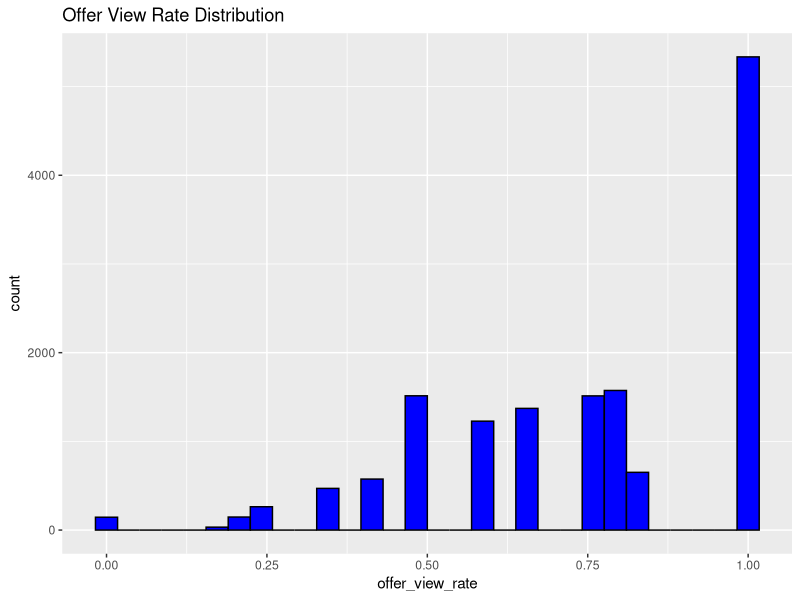
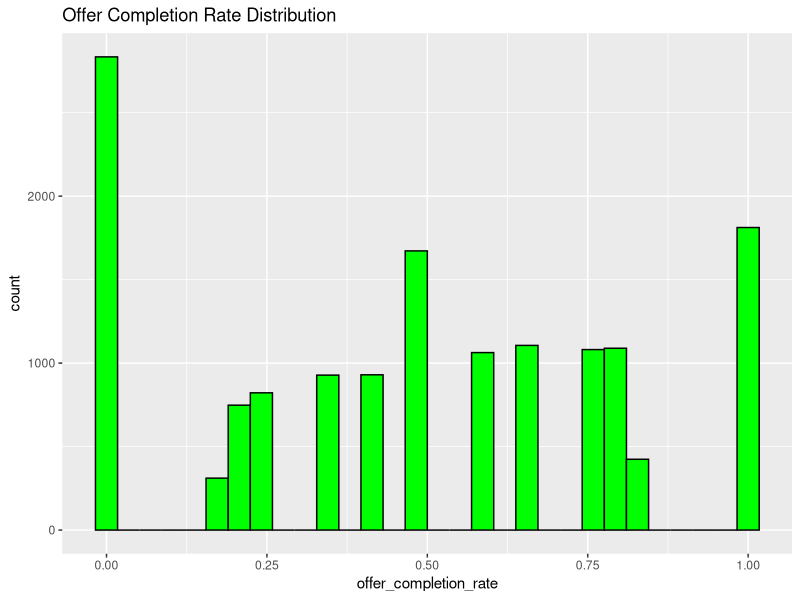
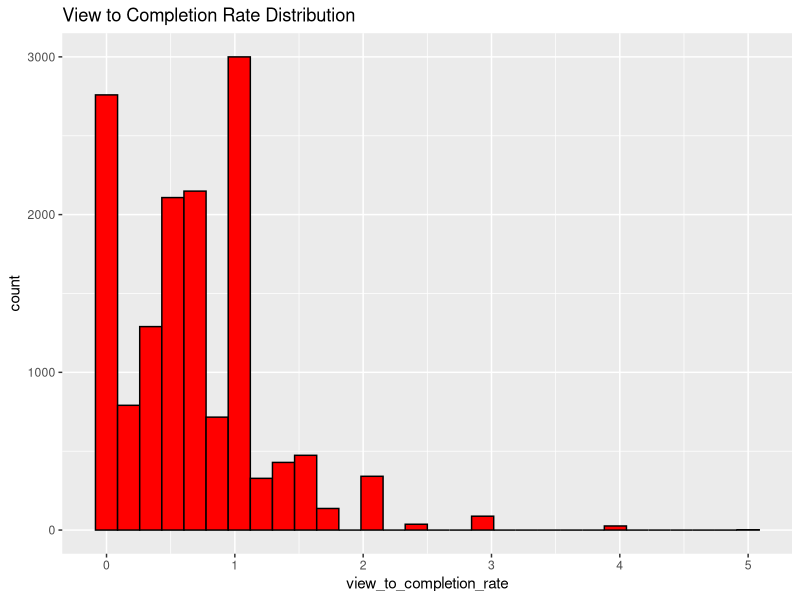

These figures' R source, in order: (Note: this script raises an error after producing the figures.)
################################################################################
#--------------------------------DABI PROJECT ----------------------------------
################################################################################
library(dplyr)
library(lubridate)
library(readr)
library(corrplot)
library(ggplot2)

data_wide <- read_csv("data_wide4.csv")

################################################################################
## Adding New Variables to Wide Dataset
################################################################################
# 1. Engagement Rate Variables -------------------------------------------------
data_wide$offer_view_rate <- data_wide$tot_off_view / data_wide$tot_off_rec
summary(data_wide$offer_view_rate)
data_wide$offer_completion_rate <- data_wide$tot_off_comp / data_wide$tot_off_rec
summary(data_wide$offer_completion_rate)
data_wide$view_to_completion_rate <- data_wide$tot_off_comp / data_wide$tot_off_view
summary(data_wide$view_to_completion_rate)

# 2. Spending Behavior Variables ------------------------------------------------
# TOTAL AMOUNT SPENT == AVE SPEND & TENURE IS BEFORE TRANSCRIPT TAKES PLACE


# 3. Demographic Interaction Variables -----------------------------------------
# Categorizing age into groups
# data_wide$age_group <- cut(data_wide$age,
#                            breaks = c(-Inf, 25, 35, 45, 55, 65, Inf),
#                            labels = c("<=25", "26-35", "36-45", "46-55", "56-65", "66+"))
# summary(data_wide$age_group)

# Is it worthwhile first group 18-30 to make groups more even?
data_wide$age_group <- cut(data_wide$age,
                           breaks = c(-Inf, 30, 40, 50, 60, 70, Inf),
                           labels = c("<=30", "31-40", "41-50", "51-60", "61-70", "71+"))
summary(data_wide$age_group)

# Categorizing income into brackets --------------------------------------------
# data_wide$income_bracket <- cut(data_wide$income,
#                                 breaks = c(-Inf, 32000, 64000, 96000, Inf),
#                                 labels = c("Low", "Medium", "High", "Very High"))
# summary(data_wide$income_bracket)

# First group only has 500 in
# data_wide$income_bracket <- cut(data_wide$income,
#                                 breaks = c(-Inf, 50000, 70000, 90000, Inf),
#                                 labels = c("Low", "Medium", "High", "Very High"))
# summary(data_wide$income_bracket)
# 
data_wide$income_bracket <- cut(data_wide$income,
                                breaks = c(-Inf, 40000, 50000, 60000, 70000, 80000, Inf),
                                labels = c("30 - 40k", "40-50k","50-60k", "60-70k", "70-80k", "80k+"))
summary(data_wide$income_bracket)

# 4. Customer Loyalty Variables ------------------------------------------------
# Convert membership_start to tenure in years 
#data_wide$membership_duration_years <- as.numeric(difftime(Sys.Date(), data_wide$membership_start, units="days")) / 365.25
#summary(data_wide$membership_duration_years)


# 6. Offer-Type Preference  ----------------------------------------------------
#bogo
data_wide$bogo_view_rate<-data_wide$bogo_view/data_wide$bogo_rec
data_wide$bogo_response_rate<-data_wide$bogo_comp/data_wide$bogo_rec

data_wide$bogo_view_rate<-base::ifelse(data_wide$bogo_view_rate==Inf, NA, data_wide$bogo_view_rate)
data_wide$bogo_response_rate<-base::ifelse(data_wide$bogo_response_rate==Inf, NA, data_wide$bogo_response_rate)

summary(data_wide$bogo_view_rate)
summary(data_wide$bogo_response_rate)

# Discount offers
data_wide$disc_view_rate<-data_wide$disc_view/data_wide$disc_rec
data_wide$disc_response_rate<-data_wide$disc_comp/data_wide$disc_rec

data_wide$disc_view_rate<-base::ifelse(data_wide$disc_view_rate==Inf, NA, data_wide$disc_view_rate)
data_wide$disc_response_rate<-base::ifelse(data_wide$disc_response_rate==Inf, NA, data_wide$disc_response_rate)

summary(data_wide$disc_view_rate)
summary(data_wide$disc_response_rate)

# # Informational offers
data_wide$info_view_rate<-data_wide$info_view/data_wide$info_rec

data_wide$info_view_rate<-base::ifelse(data_wide$info_view_rate==Inf, NA, data_wide$info_view_rate)
summary(data_wide$info_view_rate)
# 7. Channel Effectiveness -----------------------------------------------------
# channels <- c("email", "mobile", "social", "web")
# 
# for(channel in channels) {
#   channel_cols <- grep(paste0(channel, "_offer"), names(data_wide), value = TRUE)
#   comp_cols <- grep("off_comp_offer", names(data_wide), value = TRUE)
#   
#   total_channel_used <- rowSums(data_wide[, channel_cols], na.rm = TRUE)
#   total_completed <- rowSums(data_wide[, comp_cols], na.rm = TRUE)
#   
#   # Calculating effectiveness for each channel
#   data_wide[[paste0(channel, "_comp_rate")]] <- total_completed / total_channel_used
# }
data_wide$mob_view_rate<- data_wide$mob_view/data_wide$mob_rec
data_wide$mob_comp_rate<- data_wide$mob_comp/data_wide$mob_rec

summary(data_wide$mob_view_rate)
summary(data_wide$mob_comp_rate)

data_wide$web_view_rate<- data_wide$web_view/data_wide$web_rec
data_wide$web_comp_rate<- data_wide$web_comp/data_wide$web_rec

summary(data_wide$web_view_rate)
summary(data_wide$web_comp_rate)



data_wide$social_view_rate<- data_wide$social_view/data_wide$social_rec
data_wide$social_comp_rate<- data_wide$social_comp/data_wide$social_rec

summary(data_wide$social_view_rate)
summary(data_wide$social_comp_rate)
# 8. Promotion Interaction Rate ------------------------------------------------
data_wide$promotion_interaction_rate <- (data_wide$tot_off_view + data_wide$tot_off_comp) / data_wide$tot_off_rec
summary(data_wide$promotion_interaction_rate)
# 9. Promotion Conversion Rate -------------------------------------------------
data_wide$promotion_conversion_rate <- with(data_wide, ifelse(tot_off_view > 0, tot_off_comp / tot_off_view, 0))
summary(data_wide$promotion_conversion_rate)
#10 Percentage of reward cashed
data_wide$reward_rec_rate<-data_wide$tot_reward_rec/data_wide$reward_off
summary(data_wide$reward_rec_rate)

## EDA #########################################################################
# Engagement Rate Variables Visualization --------------------------------------
# Offer View Rate
ggplot(data_wide, aes(x = offer_view_rate)) + 
  geom_histogram(bins = 30, fill = "blue", color = "black") +
  ggtitle("Offer View Rate Distribution")

# Offer Completion Rate
ggplot(data_wide, aes(x = offer_completion_rate)) + 
  geom_histogram(bins = 30, fill = "green", color = "black") +
  ggtitle("Offer Completion Rate Distribution")

# View to Completion Rate
ggplot(data_wide, aes(x = view_to_completion_rate)) + 
  geom_histogram(bins = 30, fill = "red", color = "black") +
  ggtitle("View to Completion Rate Distribution")

# Spending Behavior Visualization ----------------------------------------------
# Average Spend per Transaction
ggplot(data_wide, aes(x = average_spend_per_transaction)) + 
  geom_histogram(bins = 30, fill = "coral", color = "black") +
  ggtitle("Average Spend per Transaction")

# Spend per Day
ggplot(data_wide, aes(x = spend_per_day)) + 
  geom_histogram(bins = 30, fill = "purple", color = "black") +
  ggtitle("Spend per Day")

#  Demographic Interaction Visualization ---------------------------------------
# Age Group
ggplot(data_wide, aes(x = age_group)) + 
  geom_bar(fill = "skyblue") +
  ggtitle("Customer Distribution by Age Group")

# Income Bracket
ggplot(data_wide, aes(x = income_bracket)) + 
  geom_bar(fill = "orange") +
  ggtitle("Customer Distribution by Income Bracket")

# Customer Loyalty Visualization -----------------------------------------------
# Membership Duration in Years
ggplot(data_wide, aes(x = membership_duration_years)) + 
  geom_histogram(bins = 30, fill = "lightgreen", color = "black") +
  ggtitle("Membership Duration Distribution")

# Composite Engagement Score Visualization -------------------------------------
# Composite Engagement Score
ggplot(data_wide, aes(x = composite_engagement_score)) + 
  geom_histogram(bins = 30, fill = "pink", color = "black") +
  ggtitle("Composite Engagement Score Distribution")


# Offer-Type Preference Visualization ------------------------------------------
offer_type_rates <- data.frame(
  OfferType = c("BOGO", "Discount", "Informational"),
  ResponseRate = c(mean(data_wide$bogo_response_rate, na.rm = TRUE), 
                   mean(data_wide$discount_response_rate, na.rm = TRUE), 
                   mean(data_wide$informational_response_rate, na.rm = TRUE))
)

# Plotting
ggplot(offer_type_rates, aes(x = OfferType, y = ResponseRate)) + 
  geom_bar(stat = "identity", fill = "dodgerblue") +
  ggtitle("Response Rate by Offer Type")

# Channel Effectiveness Visualization ------------------------------------------
channel_effectiveness <- data.frame(
  Channel = c("Email", "Mobile", "Social", "Web"),
  CompRate = c(mean(data_wide$email_comp_rate, na.rm = TRUE), 
               mean(data_wide$mobile_comp_rate, na.rm = TRUE), 
               mean(data_wide$social_comp_rate, na.rm = TRUE), 
               mean(data_wide$web_comp_rate, na.rm = TRUE))
)

# Plotting
ggplot(channel_effectiveness, aes(x = Channel, y = CompRate)) + 
  geom_bar(stat = "identity", fill = "tomato") +
  ggtitle("Channel Effectiveness")


ggplot(data_wide, aes(x = promotion_interaction_rate)) +
  geom_histogram(bins = 30, fill = "blue") +
  labs(title = "Histogram of Promotion Interaction Rate", x = "Promotion Interaction Rate", y = "Frequency")

# Summary statistics
summary(data_wide$promotion_interaction_rate)


# Histogram of Promotion Conversion Rate
ggplot(data_wide, aes(x = promotion_conversion_rate)) +
  geom_histogram(bins = 30, fill = "green") +
  labs(title = "Histogram of Promotion Conversion Rate", x = "Promotion Conversion Rate", y = "Frequency")

# Summary statistics
summary(data_wide$promotion_conversion_rate)

# Boxplot for Promotion Interaction Rate
ggplot(data_wide, aes(y = promotion_interaction_rate)) +
  geom_boxplot(fill = "blue") +
  labs(title = "Boxplot of Promotion Interaction Rate")

# Boxplot for Promotion Conversion Rate
ggplot(data_wide, aes(y = promotion_conversion_rate)) +
  geom_boxplot(fill = "green") +
  labs(title = "Boxplot of Promotion Conversion Rate")

# interaction between variables ------------------------------------------------
ggplot(data_wide, aes(x = promotion_interaction_rate, y = promotion_conversion_rate)) +
  geom_point(alpha = 0.5) +
  labs(title = "Scatterplot of Interaction Rate vs Conversion Rate", x = "Promotion Interaction Rate", y = "Promotion Conversion Rate")


# Corrplot ---------------------------------------------------------------------
correlation_columns <- c('age', 'income', 'tenure', 'composite_engagement_score', 'bogo_response_rate', 
                         'discount_response_rate', 'informational_response_rate', 'email_comp_rate', 
                         'mobile_comp_rate', 'social_comp_rate', 'web_comp_rate','promotion_interaction_rate',
                         'promotion_conversion_rate')

# Compute the correlation matrix
correlation_matrix <- cor(data_wide[, correlation_columns], use="complete.obs")

# Visualize the correlation matrix using corrplot
corrplot(correlation_matrix, method = "circle", type = "upper", 
         tl.col = "black", tl.srt = 45, 
         title = "Correlation Matrix", 
         tl.cex = 0.7, cl.cex = 0.7, cl.ratio = 0.3)

library(GGally)
ggpairs(data_wide[, sapply(data_wide, is.numeric)])

as.data.frame(colnames(data_wide))
as.data.frame(sapply(data_wide, class), )

for(i in colnames(data_wide)){
  print(length(unique(data_wide[,i])))
}

# give same result. Possibly only use one in final analysis
ggplot(data_wide, aes(tenure, membership_duration_years))+
  geom_point()

# what is the difference in calculation?
ggplot(data_wide, aes(average_spend_per_transaction, ave_amount))+
  geom_point()


# histograms of percentage of reward claimed
ggplot(data=data_wide, aes(perc_reward_cashed))+
  geom_histogram()

ggplot(data=data_wide, aes(perc_reward_cashed))+
  geom_histogram()+
  facet_wrap(vars(gender))

ggplot(data=data_wide, aes(perc_reward_cashed))+
  geom_histogram()+
  facet_wrap(vars(age_group))

ggplot(data=data_wide, aes(perc_reward_cashed))+
  geom_histogram()+
  facet_wrap(vars(income_bracket))

# histograms of percentage of difficulty claimed
ggplot(data=data_wide, aes(perc_difficulty_cashed))+
  geom_histogram()

ggplot(data=data_wide, aes(perc_difficulty_cashed))+
  geom_histogram()+
  facet_wrap(vars(gender))

ggplot(data=data_wide, aes(perc_difficulty_cashed))+
  geom_histogram()+
  facet_wrap(vars(age_group))

ggplot(data=data_wide, aes(perc_difficulty_cashed))+
  geom_histogram()+
  facet_wrap(vars(income_bracket))

# channels of offers completed vs age gender and income
ggplot(data_wide, aes(email_comp_rate)) +
  geom_bar() +
  facet_wrap(vars(income_bracket))

ggplot(data_wide, aes(mobile_comp_rate)) +
  geom_bar() +
  facet_wrap(vars(income_bracket))

ggplot(data_wide, aes(social_comp_rate)) +
  geom_bar() +
  facet_wrap(vars(income_bracket))

ggplot(data_wide, aes(web_comp_rate)) +
  geom_bar() +
  facet_wrap(vars(income_bracket))

ggplot(data_wide, aes(email_comp_rate)) +
  geom_bar() +
  facet_wrap(vars(age_group))

ggplot(data_wide, aes(mobile_comp_rate)) +
  geom_bar() +
  facet_wrap(vars(age_group))

ggplot(data_wide, aes(social_comp_rate)) +
  geom_bar() +
  facet_wrap(vars(age_group))

ggplot(data_wide, aes(web_comp_rate)) +
  geom_bar() +
  facet_wrap(vars(age_group))

ggplot(data_wide, aes(email_comp_rate)) +
  geom_bar() +
  facet_wrap(vars(gender))

ggplot(data_wide, aes(mobile_comp_rate)) +
  geom_bar() +
  facet_wrap(vars(gender))

ggplot(data_wide, aes(social_comp_rate)) +
  geom_bar() +
  facet_wrap(vars(gender))

ggplot(data_wide, aes(web_comp_rate)) +
  geom_bar() +
  facet_wrap(vars(gender))

##########################
# rfm added to wide_data 
##########################

rfm_table<- read.csv("rfm_table.csv")
colnames(rfm_table)
rfm_table<-rfm_table %>% 
  select(person_id, r_score,f_score, m_score, rfm_score, rfm_string)


data_wide3<-merge(data_wide, rfm_table, by="person_id")
summary(data_wide3$r_score)
summary(data_wide3$f_score)
summary(data_wide3$m_score)
summary(data_wide3$rfm_score)
summary(data_wide3$rfm_string)

data_wide3$rfm_string<- as.character(data_wide3$rfm_string)

write.csv(data_wide3, "data_wide_temp.csv", row.names = FALSE) 
data_wide3
